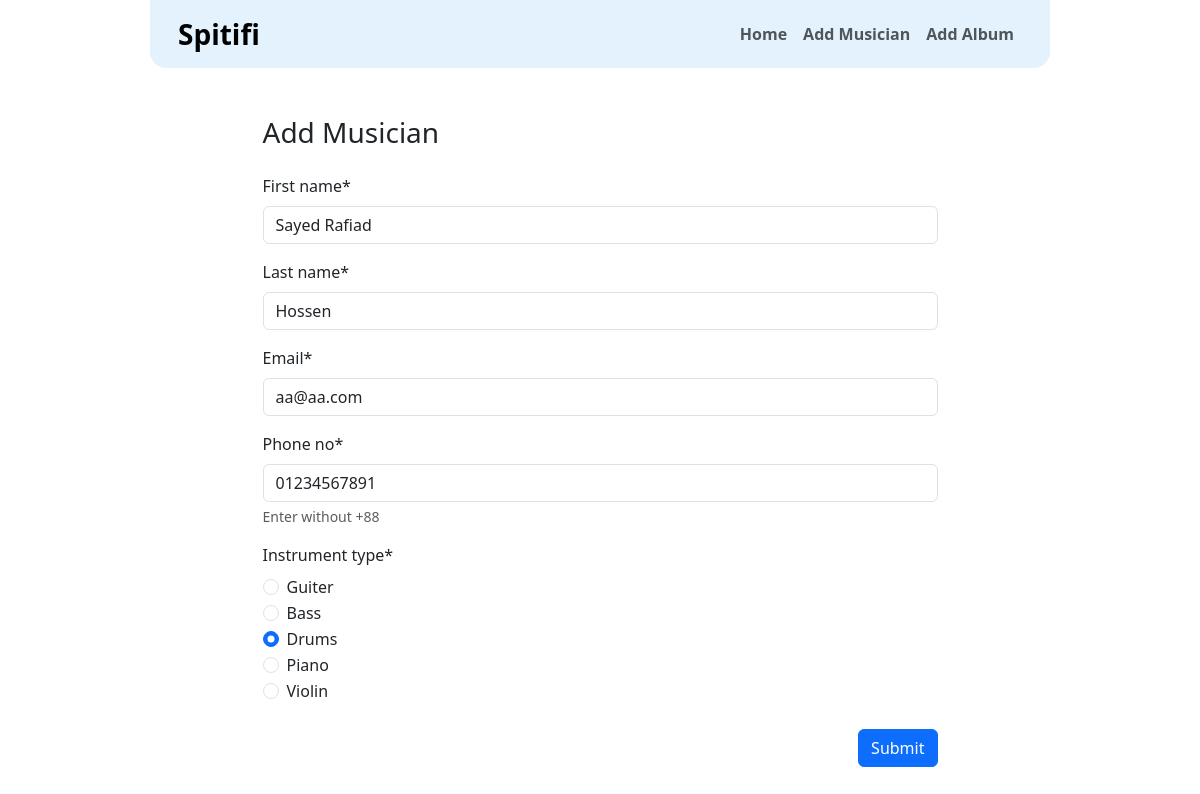
The app's page /musician/edit/16 with its own data.
### musician/models.py (models this page shows, shortened)
class Musician(models.Model):
    first_name = models.CharField(max_length=50)
    last_name = models.CharField(max_length=50)
    email = models.EmailField()
    phone_no = models.CharField(max_length=14)
    instrument_type = models.CharField(max_length=20)

### musician/views.py (the view)
# urls.py: path("edit/<int:id>", views.EditMusician.as_view(), name="edit_musician"),
class EditMusician(UpdateView):
    model = Musician
    form_class = MusicianForm
    template_name = "musician/add_musician.html"
    pk_url_kwarg = "id"
    success_url = reverse_lazy("home")

### musician/forms.py (shortened to what this page needs)
class MusicianForm(forms.ModelForm):
    class Meta:
        model = Musician
        fields = "__all__"
        widgets = {
            "instrument_type": forms.RadioSelect(
                choices=[
                    ("Guiter", "Guiter"),
                    ("Bass", "Bass"),
                    ("Drums", "Drums"),
                    ("Piano", "Piano"),
                    ("Violin", "Violin"),
                ],
            )
        }
        help_texts = {"phone_no": "Enter without +88"}

### musician/templates/musician/add_musician.html
{% extends "base.html" %} {% block content %}
<div class="w-75 mx-auto">
  <h3 class="mb-4">Add Musician</h3>
  {% load crispy_forms_tags %}
  <form method="post">
    {% csrf_token %} {{form|crispy}}
    <div class="d-flex justify-content-end mt-4">
      <input class="btn btn-primary" type="submit" value="Submit" />
    </div>
  </form>
</div>
{% endblock content %}

### records on screen
Musician: first_name "Sayed Rafiad", last_name "Hossen", email "aa@aa.com", phone_no "01234567891", instrument_type "☐ Guiter ☐ Bass ☑ Drums ☐ Piano ☐ Violin"
